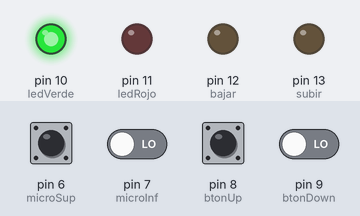
The sketch below on a simulated Arduino Uno, built with avr-gcc and run on an emulated ATmega328P. Shown: output pins drawn as LEDs (lit = HIGH). The test bench sets the inputs (shaded band); at power-on: pin 6 (microSup), pin 7 (microInf), pin 8 (btonUp), pin 9 (btonDown) LOW.

Above: at 1.2 s.
1.3 s: pin 8 (btonUp) pulled HIGH for 0.15 s
At 2.3 s:
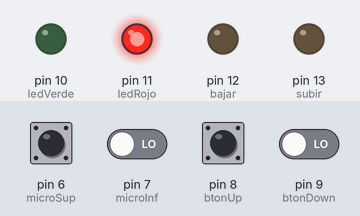
4.4 s: pin 7 (microInf) driven HIGH
At 7.2 s:
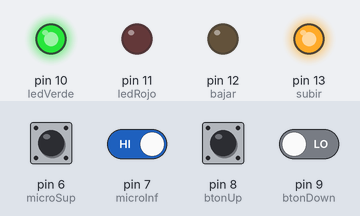
7.4 s: pin 7 (microInf) driven LOW and pin 9 (btonDown) driven HIGH
At 8.9 s:
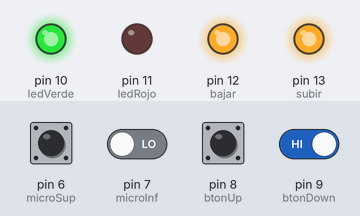
9.9 s: pin 6 (microSup) pulled HIGH for 0.15 s
At 11.1 s:
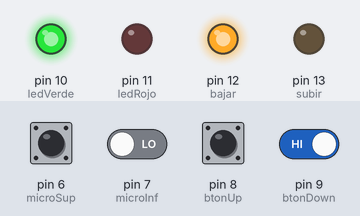
11.5 s: pin 8 (btonUp) pulled HIGH for 1 s
At 12.4 s:
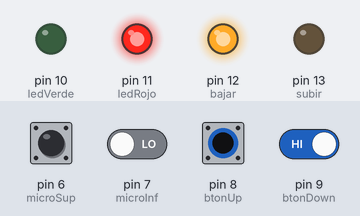
15.0 s: pin 6 (microSup) pulled HIGH for 1 s
At 16.3 s:
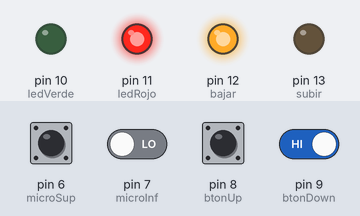
Timing chart, 0 to 18.0 s (numbered marks = the images above; inputs shaded):
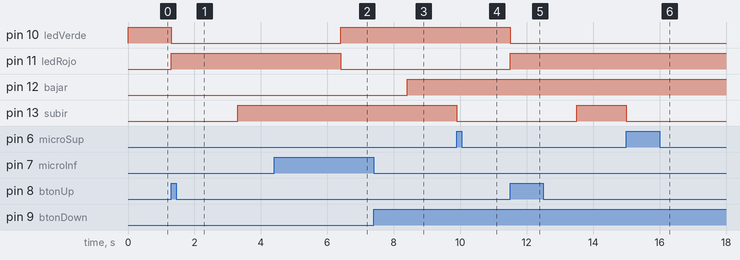

The sketch:

Proyecto_BT_UAO.ino
```cpp
/* desarrollado por Gustavo Arango de mirxtrem.apps
|||||||||||||||||||||||||||||||||||||||||||||||||||||||||||||||||||||||||||||||||||||||||||||||||||||||||||||||||||||||||||||||||||||||||||||||||||||||||||||||||||||||||||

Este codigo es para el proyecto Puente Levadizo mando por Bluetooth.
Se pueden enviar ordenes a través de una app para android.

El proyecto te ayuda a girar un motor dc en ambos sentidos por medio de un puente H conectados al microcontrolador Arduino.
El codigo esta alojado en GitHUB y se puede descargar fácilmente. Puedes subir una versión modificada y mejoirada contactandome. El codigo esta hecho por mirxtrem.apps.
La licencia es de codigo abierto pero no olvides los creditos. El codigo esta hecho para Arduino UNO pero debería trabajar con otros tipos de Arduino.

YouTube:https://www.youtube.com/channel/UC6g5yVnUWAj_0c7RYRzHDng
correo: mirxtrem.apps@gmail.com
Facebook:https://www.facebook.com/mirxtrem.apps/
Repositorio: https://github.com/mirxtrem/Mando-Bluetooth-Android-to-Arduino.git
||||||||||||||||||||||||||||||||||||||||||||||||||||||||||||||||||||||||||||||||||||||||||||||||||||||||||||||||||||||||||||||||||||||||||||||||||||||||||||||||||||||||||||
*/

   // Primero creamos las variables del programa

int microSup = 6;
int microInf = 7;
int subir = 13;
int bajar = 12;
int btonUp = 8;
int btonDown = 9;
int ledVerde = 10;
int ledRojo = 11;
int estadoMicroU = 0;
int estadoMicroD = 1;
int estadoUp = 0;
int estadoDown = 0;

void setup() {
  // Declaramos cuales son las salidas y las entradas y sus estados

pinMode(btonUp, INPUT);
pinMode(btonDown, INPUT);
pinMode(microSup, INPUT);
pinMode(microInf, INPUT);
pinMode(subir, OUTPUT);
pinMode(bajar, OUTPUT);
pinMode(ledVerde, OUTPUT);
pinMode(ledRojo, OUTPUT);
digitalWrite(subir, LOW);
digitalWrite(bajar, LOW);
digitalWrite(ledVerde, HIGH);
digitalWrite(ledRojo, LOW);

}

void loop() {
  // Acción A: La rampa sube a la señal de subir

estadoUp=digitalRead(btonUp);

  if(estadoUp == HIGH){
  digitalWrite(ledVerde, LOW);
  digitalWrite(ledRojo, HIGH);
  delay(2000);
  digitalWrite(subir, HIGH);
  }

  // Acción B: El motor se detiene para que la rampa deje de subir

estadoMicroU=digitalRead(microSup);

  if(estadoMicroU == HIGH) {

    digitalWrite(subir, LOW);

  // Acción C: La rampa baja a la señal de bajar

  }
estadoDown=digitalRead(btonDown);

  if(estadoDown == HIGH){
  digitalWrite(bajar, HIGH);
  }

  // Acción D: La rampa baja y el semaforo cambia

estadoMicroD=digitalRead(microInf);

  if(estadoMicroD == HIGH) {

    digitalWrite(bajar, LOW);
    delay(2000);
    digitalWrite(ledVerde, HIGH);
    digitalWrite(ledRojo, LOW);
  }


}
```

Measured:
- after the input at 1.3 s, pin 10 (ledVerde): HIGH → LOW at once; pin 11 (ledRojo): LOW → HIGH at once; pin 13 (subir): LOW → HIGH after 2.0 s
- after the input at 4.4 s, pin 10 (ledVerde): LOW → HIGH after 2.0 s; pin 11 (ledRojo): HIGH → LOW after 2.0 s
- after the input at 7.4 s, pin 12 (bajar): LOW → HIGH after 1.0 s
- after the input at 9.9 s, pin 13 (subir): HIGH → LOW at once
- after the input at 11.5 s, pin 10 (ledVerde): HIGH → LOW at once; pin 11 (ledRojo): LOW → HIGH at once; pin 13 (subir): LOW → HIGH after 2.0 s
- after the input at 15.0 s, pin 13 (subir): HIGH → LOW at once
